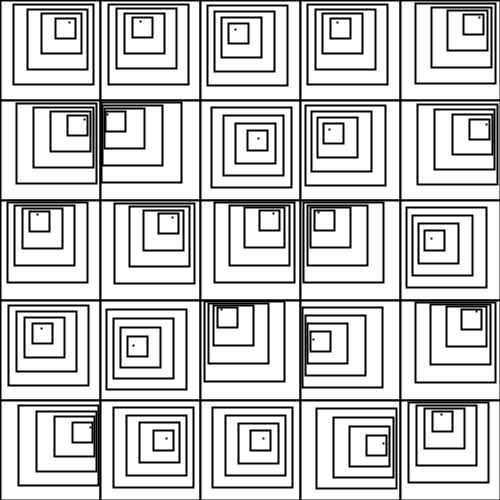
Frame 1 (no input)
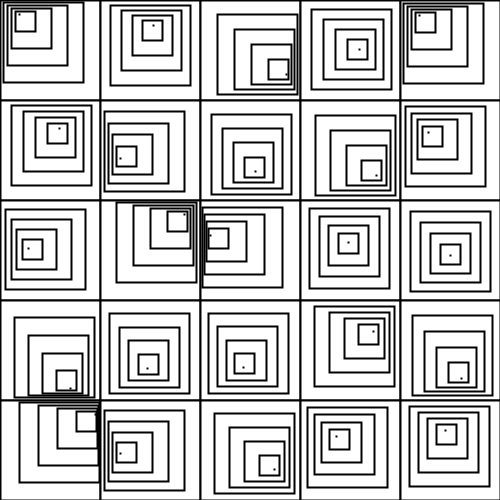
Frame 60 (the mouse pressed at the canvas centre just before this capture)
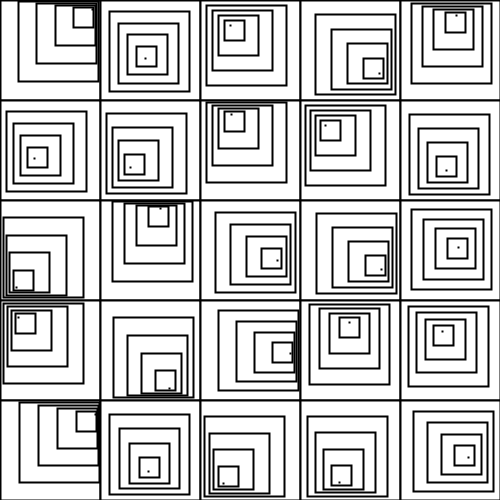
Frame 120 (the mouse held since frame 60 and released just before this capture)

The Processing sketch that drew these frames (run headless with seeded random() and noise(); from frame 60 on, the mouse is pressed at the canvas centre):

// Processing sketch: Untitled1
// ── Untitled1.pde

          int num = 5;
          int depth = 6;

          ArrayList rects;

          void setup() {
            size( 500, 500 );
            fill( 255 );
            stroke( 0 );
            strokeWeight( 2 );
            rects = new ArrayList();
            createRects();
            frameRate(10);
          }

          void draw() {
            background( 255 );

            for( int i = 0; i < rects.size(); i++ ) {
              Rect rect = (Rect) rects.get(i);
              rect.update();
              rect.display();
            }
          }

          void createRects() {
            for ( int r = 0; r < num; r++ ) {
              for ( int c = 0; c < num; c++ ) {
                rects.add(new Rect( r*100, c*100, 100, 100, depth ) ); 
              }
            }
          }

          class Rect {
            int w, h, d;
            
            float x, y, xoff, yoff, xd, yd;
            
            Rect( float _x, float _y, int _w, int _h, int _d ) {
              x = _x;
              y = _y;
              w = _w;
              h = _h;
              d = _d;
              
              xoff = (int)random(2,20);
              yoff = (int)random(2,10);

              xd = random(-1,1);
              yd = random(-1,1);
            }
            
            void update() {
              xoff += xd;
              yoff -= yd;

              if( xoff > 18 || xoff < 2 ) {
                xd = -xd;
              }
              
              if( yoff > 18 || yoff < 2 ) {
                yd = -yd;
              }
            }

            void display() {
              stroke( 0 );
              fill( 255 );
              for( int i = 0; i < d; i++ ) {
                rect( x+(xoff*i), y+(yoff*i), w-(20*i), h-(20*i) );
              }
            } 
          }
        
